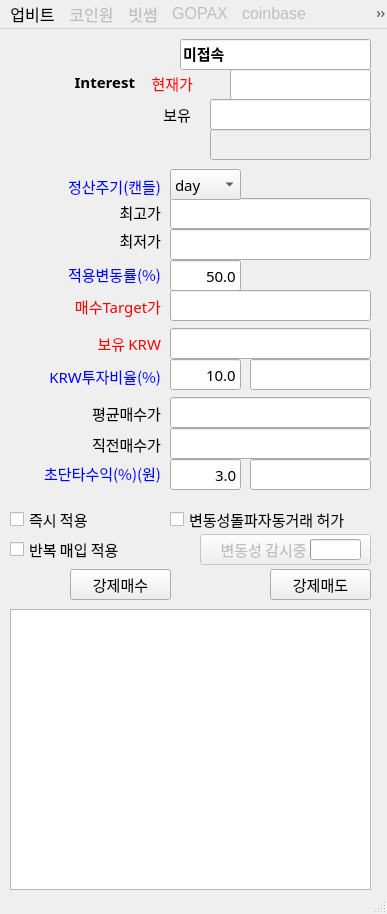
<?xml version="1.0" encoding="UTF-8"?>
<ui version="4.0">
 <class>MainWindow</class>
 <widget class="QMainWindow" name="MainWindow">
  <property name="geometry">
   <rect>
    <x>0</x>
    <y>0</y>
    <width>387</width>
    <height>914</height>
   </rect>
  </property>
  <property name="sizePolicy">
   <sizepolicy hsizetype="Fixed" vsizetype="Fixed">
    <horstretch>0</horstretch>
    <verstretch>0</verstretch>
   </sizepolicy>
  </property>
  <property name="windowTitle">
   <string>24시간 잠들지 않는 bitMeta23.01.27</string>
  </property>
  <property name="windowIcon">
   <iconset>
    <normaloff>2.ico</normaloff>2.ico</iconset>
  </property>
  <property name="windowOpacity">
   <double>80.000000000000000</double>
  </property>
  <property name="animated">
   <bool>false</bool>
  </property>
  <widget class="QWidget" name="centralwidget">
   <widget class="QPushButton" name="btn_inq">
    <property name="enabled">
     <bool>false</bool>
    </property>
    <property name="geometry">
     <rect>
      <x>200</x>
      <y>505</y>
      <width>171</width>
      <height>31</height>
     </rect>
    </property>
    <property name="font">
     <font>
      <family>맑은 고딕</family>
      <pointsize>11</pointsize>
     </font>
    </property>
    <property name="text">
     <string>변동성 감시중             </string>
    </property>
   </widget>
   <widget class="QProgressBar" name="pBar">
    <property name="geometry">
     <rect>
      <x>310</x>
      <y>510</y>
      <width>51</width>
      <height>21</height>
     </rect>
    </property>
    <property name="font">
     <font>
      <pointsize>11</pointsize>
     </font>
    </property>
    <property name="value">
     <number>0</number>
    </property>
    <property name="textVisible">
     <bool>false</bool>
    </property>
    <property name="textDirection">
     <enum>QProgressBar::TopToBottom</enum>
    </property>
   </widget>
   <widget class="QLabel" name="lbl_matic_led">
    <property name="geometry">
     <rect>
      <x>200</x>
      <y>40</y>
      <width>31</width>
      <height>31</height>
     </rect>
    </property>
    <property name="font">
     <font>
      <pointsize>11</pointsize>
     </font>
    </property>
    <property name="text">
     <string/>
    </property>
    <property name="scaledContents">
     <bool>true</bool>
    </property>
   </widget>
   <widget class="QCheckBox" name="cBox_trade">
    <property name="geometry">
     <rect>
      <x>170</x>
      <y>480</y>
      <width>191</width>
      <height>21</height>
     </rect>
    </property>
    <property name="font">
     <font>
      <family>맑은 고딕</family>
      <pointsize>11</pointsize>
     </font>
    </property>
    <property name="toolTip">
     <string>변동성 돌파 자동 거래를 허가 하는것이 거래의 시작입니다.</string>
    </property>
    <property name="text">
     <string>변동성돌파자동거래 허가</string>
    </property>
    <property name="iconSize">
     <size>
      <width>32</width>
      <height>32</height>
     </size>
    </property>
   </widget>
   <widget class="QLineEdit" name="lineEdit_yTop">
    <property name="enabled">
     <bool>true</bool>
    </property>
    <property name="geometry">
     <rect>
      <x>170</x>
      <y>169</y>
      <width>201</width>
      <height>31</height>
     </rect>
    </property>
    <property name="font">
     <font>
      <family>맑은 고딕</family>
      <pointsize>11</pointsize>
     </font>
    </property>
    <property name="styleSheet">
     <string notr="true">color: rgb(0, 0, 0);</string>
    </property>
    <property name="alignment">
     <set>Qt::AlignRight|Qt::AlignTrailing|Qt::AlignVCenter</set>
    </property>
   </widget>
   <widget class="QLineEdit" name="lineEdit_yBottom">
    <property name="enabled">
     <bool>true</bool>
    </property>
    <property name="geometry">
     <rect>
      <x>170</x>
      <y>200</y>
      <width>201</width>
      <height>31</height>
     </rect>
    </property>
    <property name="font">
     <font>
      <family>맑은 고딕</family>
      <pointsize>11</pointsize>
     </font>
    </property>
    <property name="alignment">
     <set>Qt::AlignRight|Qt::AlignTrailing|Qt::AlignVCenter</set>
    </property>
   </widget>
   <widget class="QLineEdit" name="lineEdit_targetPrice">
    <property name="enabled">
     <bool>true</bool>
    </property>
    <property name="geometry">
     <rect>
      <x>170</x>
      <y>261</y>
      <width>201</width>
      <height>31</height>
     </rect>
    </property>
    <property name="font">
     <font>
      <family>맑은 고딕</family>
      <pointsize>11</pointsize>
     </font>
    </property>
    <property name="alignment">
     <set>Qt::AlignRight|Qt::AlignTrailing|Qt::AlignVCenter</set>
    </property>
   </widget>
   <widget class="QLabel" name="label_10">
    <property name="geometry">
     <rect>
      <x>0</x>
      <y>434</y>
      <width>161</width>
      <height>21</height>
     </rect>
    </property>
    <property name="font">
     <font>
      <family>맑은 고딕</family>
      <pointsize>11</pointsize>
     </font>
    </property>
    <property name="styleSheet">
     <string notr="true">color:blue;</string>
    </property>
    <property name="text">
     <string>초단타수익(%)(원)</string>
    </property>
    <property name="alignment">
     <set>Qt::AlignRight|Qt::AlignTrailing|Qt::AlignVCenter</set>
    </property>
   </widget>
   <widget class="QLineEdit" name="lineEdit_boyuMATIC">
    <property name="enabled">
     <bool>true</bool>
    </property>
    <property name="geometry">
     <rect>
      <x>210</x>
      <y>70</y>
      <width>161</width>
      <height>31</height>
     </rect>
    </property>
    <property name="font">
     <font>
      <family>맑은 고딕</family>
      <pointsize>11</pointsize>
     </font>
    </property>
    <property name="alignment">
     <set>Qt::AlignRight|Qt::AlignTrailing|Qt::AlignVCenter</set>
    </property>
   </widget>
   <widget class="QLineEdit" name="lineEdit_boyuKRW">
    <property name="enabled">
     <bool>true</bool>
    </property>
    <property name="geometry">
     <rect>
      <x>170</x>
      <y>299</y>
      <width>201</width>
      <height>31</height>
     </rect>
    </property>
    <property name="font">
     <font>
      <family>맑은 고딕</family>
      <pointsize>11</pointsize>
     </font>
    </property>
    <property name="alignment">
     <set>Qt::AlignRight|Qt::AlignTrailing|Qt::AlignVCenter</set>
    </property>
   </widget>
   <widget class="QLineEdit" name="lineEdit_tujaYul">
    <property name="geometry">
     <rect>
      <x>170</x>
      <y>330</y>
      <width>71</width>
      <height>31</height>
     </rect>
    </property>
    <property name="font">
     <font>
      <family>맑은 고딕</family>
      <pointsize>11</pointsize>
     </font>
    </property>
    <property name="toolTip">
     <string>내가 가진 현금중 얼마를 투자 할 것인가를 결정 합니다.</string>
    </property>
    <property name="text">
     <string>10.0</string>
    </property>
    <property name="alignment">
     <set>Qt::AlignRight|Qt::AlignTrailing|Qt::AlignVCenter</set>
    </property>
   </widget>
   <widget class="QPushButton" name="btn_mesu">
    <property name="geometry">
     <rect>
      <x>70</x>
      <y>540</y>
      <width>101</width>
      <height>31</height>
     </rect>
    </property>
    <property name="font">
     <font>
      <family>맑은 고딕</family>
      <pointsize>11</pointsize>
     </font>
    </property>
    <property name="text">
     <string>강제매수</string>
    </property>
   </widget>
   <widget class="QLineEdit" name="lineEdit_byunYul">
    <property name="geometry">
     <rect>
      <x>170</x>
      <y>231</y>
      <width>71</width>
      <height>31</height>
     </rect>
    </property>
    <property name="font">
     <font>
      <family>맑은 고딕</family>
      <pointsize>11</pointsize>
     </font>
    </property>
    <property name="toolTip">
     <string>적용 변동률이 낮을 수록 공격적인 투자를 하게 됩니다. 50%를 권장합니다.</string>
    </property>
    <property name="text">
     <string>50.0</string>
    </property>
    <property name="alignment">
     <set>Qt::AlignRight|Qt::AlignTrailing|Qt::AlignVCenter</set>
    </property>
   </widget>
   <widget class="QPushButton" name="btn_medo">
    <property name="geometry">
     <rect>
      <x>270</x>
      <y>540</y>
      <width>101</width>
      <height>31</height>
     </rect>
    </property>
    <property name="font">
     <font>
      <family>맑은 고딕</family>
      <pointsize>11</pointsize>
     </font>
    </property>
    <property name="text">
     <string>강제매도</string>
    </property>
   </widget>
   <widget class="QLineEdit" name="lineEdit_upbitPrice">
    <property name="enabled">
     <bool>true</bool>
    </property>
    <property name="geometry">
     <rect>
      <x>230</x>
      <y>40</y>
      <width>141</width>
      <height>31</height>
     </rect>
    </property>
    <property name="font">
     <font>
      <family>맑은 고딕</family>
      <pointsize>11</pointsize>
     </font>
    </property>
    <property name="alignment">
     <set>Qt::AlignRight|Qt::AlignTrailing|Qt::AlignVCenter</set>
    </property>
   </widget>
   <widget class="QLabel" name="lbl_upbitInterest">
    <property name="geometry">
     <rect>
      <x>4</x>
      <y>42</y>
      <width>131</width>
      <height>21</height>
     </rect>
    </property>
    <property name="font">
     <font>
      <family>맑은 고딕</family>
      <pointsize>11</pointsize>
      <weight>75</weight>
      <bold>true</bold>
     </font>
    </property>
    <property name="text">
     <string>Interest</string>
    </property>
    <property name="alignment">
     <set>Qt::AlignRight|Qt::AlignTrailing|Qt::AlignVCenter</set>
    </property>
   </widget>
   <widget class="QLabel" name="label_16">
    <property name="geometry">
     <rect>
      <x>80</x>
      <y>173</y>
      <width>81</width>
      <height>21</height>
     </rect>
    </property>
    <property name="font">
     <font>
      <family>맑은 고딕</family>
      <pointsize>11</pointsize>
     </font>
    </property>
    <property name="text">
     <string>최고가</string>
    </property>
    <property name="alignment">
     <set>Qt::AlignRight|Qt::AlignTrailing|Qt::AlignVCenter</set>
    </property>
   </widget>
   <widget class="QLabel" name="label_17">
    <property name="geometry">
     <rect>
      <x>80</x>
      <y>201</y>
      <width>81</width>
      <height>20</height>
     </rect>
    </property>
    <property name="font">
     <font>
      <family>맑은 고딕</family>
      <pointsize>11</pointsize>
     </font>
    </property>
    <property name="text">
     <string>최저가</string>
    </property>
    <property name="alignment">
     <set>Qt::AlignRight|Qt::AlignTrailing|Qt::AlignVCenter</set>
    </property>
   </widget>
   <widget class="QLabel" name="label_18">
    <property name="geometry">
     <rect>
      <x>10</x>
      <y>267</y>
      <width>151</width>
      <height>21</height>
     </rect>
    </property>
    <property name="font">
     <font>
      <family>맑은 고딕</family>
      <pointsize>11</pointsize>
      <underline>false</underline>
     </font>
    </property>
    <property name="styleSheet">
     <string notr="true">color:red;</string>
    </property>
    <property name="text">
     <string>매수Target가</string>
    </property>
    <property name="alignment">
     <set>Qt::AlignRight|Qt::AlignTrailing|Qt::AlignVCenter</set>
    </property>
   </widget>
   <widget class="QLabel" name="label_19">
    <property name="geometry">
     <rect>
      <x>10</x>
      <y>304</y>
      <width>151</width>
      <height>21</height>
     </rect>
    </property>
    <property name="font">
     <font>
      <family>맑은 고딕</family>
      <pointsize>11</pointsize>
     </font>
    </property>
    <property name="styleSheet">
     <string notr="true">color:red;</string>
    </property>
    <property name="text">
     <string>보유 KRW</string>
    </property>
    <property name="alignment">
     <set>Qt::AlignRight|Qt::AlignTrailing|Qt::AlignVCenter</set>
    </property>
   </widget>
   <widget class="QLabel" name="lbl_boyuInterest">
    <property name="geometry">
     <rect>
      <x>10</x>
      <y>70</y>
      <width>181</width>
      <height>31</height>
     </rect>
    </property>
    <property name="font">
     <font>
      <family>맑은 고딕</family>
      <pointsize>11</pointsize>
     </font>
    </property>
    <property name="text">
     <string>보유</string>
    </property>
    <property name="alignment">
     <set>Qt::AlignRight|Qt::AlignTrailing|Qt::AlignVCenter</set>
    </property>
   </widget>
   <widget class="QLabel" name="label_22">
    <property name="geometry">
     <rect>
      <x>10</x>
      <y>235</y>
      <width>151</width>
      <height>21</height>
     </rect>
    </property>
    <property name="font">
     <font>
      <family>맑은 고딕</family>
      <pointsize>11</pointsize>
      <underline>false</underline>
     </font>
    </property>
    <property name="styleSheet">
     <string notr="true">color:blue;</string>
    </property>
    <property name="text">
     <string>적용변동률(%)</string>
    </property>
    <property name="alignment">
     <set>Qt::AlignRight|Qt::AlignTrailing|Qt::AlignVCenter</set>
    </property>
   </widget>
   <widget class="QLabel" name="label_11">
    <property name="geometry">
     <rect>
      <x>0</x>
      <y>337</y>
      <width>161</width>
      <height>20</height>
     </rect>
    </property>
    <property name="font">
     <font>
      <family>맑은 고딕</family>
      <pointsize>11</pointsize>
     </font>
    </property>
    <property name="styleSheet">
     <string notr="true">color:blue;</string>
    </property>
    <property name="text">
     <string>KRW투자비율(%)</string>
    </property>
    <property name="alignment">
     <set>Qt::AlignRight|Qt::AlignTrailing|Qt::AlignVCenter</set>
    </property>
   </widget>
   <widget class="QLineEdit" name="lineEdit_gaingYul">
    <property name="geometry">
     <rect>
      <x>170</x>
      <y>430</y>
      <width>71</width>
      <height>31</height>
     </rect>
    </property>
    <property name="font">
     <font>
      <family>맑은 고딕</family>
      <pointsize>11</pointsize>
     </font>
    </property>
    <property name="toolTip">
     <string>무엇보다 우선적으로 적용되는 옵션으로 평균 매수가의 해당 %보다 높을때 단타 매매를 합니다.</string>
    </property>
    <property name="text">
     <string>3.0</string>
    </property>
    <property name="alignment">
     <set>Qt::AlignRight|Qt::AlignTrailing|Qt::AlignVCenter</set>
    </property>
   </widget>
   <widget class="QLabel" name="label_20">
    <property name="geometry">
     <rect>
      <x>142</x>
      <y>44</y>
      <width>51</width>
      <height>21</height>
     </rect>
    </property>
    <property name="font">
     <font>
      <family>맑은 고딕</family>
      <pointsize>11</pointsize>
      <underline>false</underline>
     </font>
    </property>
    <property name="styleSheet">
     <string notr="true">color:red;</string>
    </property>
    <property name="text">
     <string>현재가</string>
    </property>
    <property name="alignment">
     <set>Qt::AlignRight|Qt::AlignTrailing|Qt::AlignVCenter</set>
    </property>
   </widget>
   <widget class="QLineEdit" name="lineEdit_avgMesu">
    <property name="enabled">
     <bool>true</bool>
    </property>
    <property name="geometry">
     <rect>
      <x>170</x>
      <y>368</y>
      <width>201</width>
      <height>31</height>
     </rect>
    </property>
    <property name="font">
     <font>
      <family>맑은 고딕</family>
      <pointsize>11</pointsize>
     </font>
    </property>
    <property name="text">
     <string/>
    </property>
    <property name="alignment">
     <set>Qt::AlignRight|Qt::AlignTrailing|Qt::AlignVCenter</set>
    </property>
   </widget>
   <widget class="QLabel" name="label_12">
    <property name="geometry">
     <rect>
      <x>10</x>
      <y>374</y>
      <width>151</width>
      <height>21</height>
     </rect>
    </property>
    <property name="font">
     <font>
      <family>맑은 고딕</family>
      <pointsize>11</pointsize>
     </font>
    </property>
    <property name="text">
     <string>평균매수가</string>
    </property>
    <property name="alignment">
     <set>Qt::AlignRight|Qt::AlignTrailing|Qt::AlignVCenter</set>
    </property>
   </widget>
   <widget class="QLineEdit" name="lineEdit_lastMesu">
    <property name="enabled">
     <bool>true</bool>
    </property>
    <property name="geometry">
     <rect>
      <x>170</x>
      <y>399</y>
      <width>201</width>
      <height>31</height>
     </rect>
    </property>
    <property name="font">
     <font>
      <family>맑은 고딕</family>
      <pointsize>11</pointsize>
     </font>
    </property>
    <property name="text">
     <string/>
    </property>
    <property name="alignment">
     <set>Qt::AlignRight|Qt::AlignTrailing|Qt::AlignVCenter</set>
    </property>
   </widget>
   <widget class="QLabel" name="label_13">
    <property name="geometry">
     <rect>
      <x>10</x>
      <y>405</y>
      <width>151</width>
      <height>21</height>
     </rect>
    </property>
    <property name="font">
     <font>
      <family>맑은 고딕</family>
      <pointsize>11</pointsize>
     </font>
    </property>
    <property name="text">
     <string>직전매수가</string>
    </property>
    <property name="alignment">
     <set>Qt::AlignRight|Qt::AlignTrailing|Qt::AlignVCenter</set>
    </property>
   </widget>
   <widget class="QTextEdit" name="textEdit_botSend">
    <property name="geometry">
     <rect>
      <x>10</x>
      <y>580</y>
      <width>361</width>
      <height>281</height>
     </rect>
    </property>
   </widget>
   <widget class="QLineEdit" name="lineEdit_tujaKum">
    <property name="enabled">
     <bool>true</bool>
    </property>
    <property name="geometry">
     <rect>
      <x>250</x>
      <y>330</y>
      <width>121</width>
      <height>31</height>
     </rect>
    </property>
    <property name="font">
     <font>
      <family>맑은 고딕</family>
      <pointsize>11</pointsize>
     </font>
    </property>
    <property name="alignment">
     <set>Qt::AlignRight|Qt::AlignTrailing|Qt::AlignVCenter</set>
    </property>
   </widget>
   <widget class="QLineEdit" name="lineEdit_gaingKum">
    <property name="enabled">
     <bool>true</bool>
    </property>
    <property name="geometry">
     <rect>
      <x>250</x>
      <y>430</y>
      <width>121</width>
      <height>31</height>
     </rect>
    </property>
    <property name="font">
     <font>
      <family>맑은 고딕</family>
      <pointsize>11</pointsize>
     </font>
    </property>
    <property name="alignment">
     <set>Qt::AlignRight|Qt::AlignTrailing|Qt::AlignVCenter</set>
    </property>
   </widget>
   <widget class="QLabel" name="label_14">
    <property name="geometry">
     <rect>
      <x>110</x>
      <y>0</y>
      <width>51</width>
      <height>41</height>
     </rect>
    </property>
    <property name="font">
     <font>
      <family>맑은 고딕</family>
      <pointsize>11</pointsize>
      <italic>false</italic>
     </font>
    </property>
    <property name="text">
     <string/>
    </property>
    <property name="pixmap">
     <pixmap>3.ico</pixmap>
    </property>
    <property name="scaledContents">
     <bool>true</bool>
    </property>
    <property name="alignment">
     <set>Qt::AlignRight|Qt::AlignTrailing|Qt::AlignVCenter</set>
    </property>
   </widget>
   <widget class="QLineEdit" name="lineEdit_idInfo">
    <property name="enabled">
     <bool>true</bool>
    </property>
    <property name="geometry">
     <rect>
      <x>180</x>
      <y>10</y>
      <width>191</width>
      <height>31</height>
     </rect>
    </property>
    <property name="font">
     <font>
      <family>맑은 고딕</family>
      <pointsize>11</pointsize>
      <weight>75</weight>
      <italic>false</italic>
      <bold>true</bold>
     </font>
    </property>
    <property name="text">
     <string>미접속</string>
    </property>
    <property name="alignment">
     <set>Qt::AlignLeading|Qt::AlignLeft|Qt::AlignVCenter</set>
    </property>
   </widget>
   <widget class="QLineEdit" name="lineEdit_boyuMATIC_2">
    <property name="enabled">
     <bool>false</bool>
    </property>
    <property name="geometry">
     <rect>
      <x>210</x>
      <y>100</y>
      <width>161</width>
      <height>31</height>
     </rect>
    </property>
    <property name="font">
     <font>
      <family>맑은 고딕</family>
      <pointsize>11</pointsize>
     </font>
    </property>
    <property name="alignment">
     <set>Qt::AlignRight|Qt::AlignTrailing|Qt::AlignVCenter</set>
    </property>
   </widget>
   <widget class="QLabel" name="label_23">
    <property name="geometry">
     <rect>
      <x>10</x>
      <y>147</y>
      <width>151</width>
      <height>21</height>
     </rect>
    </property>
    <property name="font">
     <font>
      <family>맑은 고딕</family>
      <pointsize>11</pointsize>
      <underline>false</underline>
     </font>
    </property>
    <property name="styleSheet">
     <string notr="true">color:blue;</string>
    </property>
    <property name="text">
     <string>정산주기(캔들)</string>
    </property>
    <property name="alignment">
     <set>Qt::AlignRight|Qt::AlignTrailing|Qt::AlignVCenter</set>
    </property>
   </widget>
   <widget class="QComboBox" name="comboBox_jugi">
    <property name="geometry">
     <rect>
      <x>170</x>
      <y>140</y>
      <width>71</width>
      <height>31</height>
     </rect>
    </property>
    <property name="sizePolicy">
     <sizepolicy hsizetype="Preferred" vsizetype="Preferred">
      <horstretch>0</horstretch>
      <verstretch>0</verstretch>
     </sizepolicy>
    </property>
    <property name="font">
     <font>
      <family>맑은 고딕</family>
      <pointsize>11</pointsize>
     </font>
    </property>
    <property name="toolTip">
     <string>정산 주기를 조절 할 수 있습니다.</string>
    </property>
    <item>
     <property name="text">
      <string>day</string>
     </property>
    </item>
    <item>
     <property name="text">
      <string>minute1</string>
     </property>
    </item>
    <item>
     <property name="text">
      <string>minute3</string>
     </property>
    </item>
    <item>
     <property name="text">
      <string>minute5</string>
     </property>
    </item>
    <item>
     <property name="text">
      <string>minute10</string>
     </property>
    </item>
    <item>
     <property name="text">
      <string>minute15</string>
     </property>
    </item>
    <item>
     <property name="text">
      <string>munite30</string>
     </property>
    </item>
    <item>
     <property name="text">
      <string>minute60</string>
     </property>
    </item>
    <item>
     <property name="text">
      <string>minute240</string>
     </property>
    </item>
   </widget>
   <widget class="QCheckBox" name="cBox_banbok_trade">
    <property name="geometry">
     <rect>
      <x>10</x>
      <y>510</y>
      <width>131</width>
      <height>21</height>
     </rect>
    </property>
    <property name="font">
     <font>
      <family>맑은 고딕</family>
      <pointsize>11</pointsize>
     </font>
    </property>
    <property name="toolTip">
     <string>반복매입이란 1회 최초 타겟가격에 매입을 한후 가격이 하락후 재 상승하여 타겟가에 도달 했을때 추가 매입을 시도 하는 옵션입니다.</string>
    </property>
    <property name="text">
     <string>반복 매입 적용</string>
    </property>
    <property name="iconSize">
     <size>
      <width>32</width>
      <height>32</height>
     </size>
    </property>
   </widget>
   <widget class="QCheckBox" name="cBox_immediatery_trade">
    <property name="geometry">
     <rect>
      <x>10</x>
      <y>480</y>
      <width>101</width>
      <height>21</height>
     </rect>
    </property>
    <property name="font">
     <font>
      <family>맑은 고딕</family>
      <pointsize>11</pointsize>
     </font>
    </property>
    <property name="toolTip">
     <string>즉시 적용이란 변동성 돌파 자동 거래를 허가 했을때 이미 매수 타갯 가격에 도달 한 경우에  즉시 매수가 이루어 집니다. </string>
    </property>
    <property name="text">
     <string>즉시 적용</string>
    </property>
    <property name="iconSize">
     <size>
      <width>32</width>
      <height>32</height>
     </size>
    </property>
   </widget>
  </widget>
  <widget class="QMenuBar" name="menubar">
   <property name="geometry">
    <rect>
     <x>0</x>
     <y>0</y>
     <width>387</width>
     <height>27</height>
    </rect>
   </property>
   <property name="font">
    <font>
     <pointsize>12</pointsize>
    </font>
   </property>
   <widget class="QMenu" name="menu_2">
    <property name="title">
     <string>업비트</string>
    </property>
    <addaction name="actionLogin"/>
    <addaction name="actionStop"/>
    <addaction name="separator"/>
    <addaction name="actionBTasking"/>
    <addaction name="separator"/>
    <addaction name="actionRegister"/>
   </widget>
   <widget class="QMenu" name="menu_3">
    <property name="enabled">
     <bool>false</bool>
    </property>
    <property name="title">
     <string>코인원</string>
    </property>
    <addaction name="actionInquiry"/>
   </widget>
   <widget class="QMenu" name="menu_4">
    <property name="enabled">
     <bool>false</bool>
    </property>
    <property name="title">
     <string>빗썸</string>
    </property>
   </widget>
   <widget class="QMenu" name="menuGOPAX">
    <property name="enabled">
     <bool>false</bool>
    </property>
    <property name="title">
     <string>GOPAX</string>
    </property>
   </widget>
   <widget class="QMenu" name="menuVinance">
    <property name="enabled">
     <bool>false</bool>
    </property>
    <property name="title">
     <string>Vinance</string>
    </property>
   </widget>
   <widget class="QMenu" name="menucoinbase">
    <property name="enabled">
     <bool>false</bool>
    </property>
    <property name="title">
     <string>coinbase</string>
    </property>
   </widget>
   <widget class="QMenu" name="menuKOSPI">
    <property name="enabled">
     <bool>false</bool>
    </property>
    <property name="title">
     <string>KOSPI</string>
    </property>
   </widget>
   <widget class="QMenu" name="menuNasDaq">
    <property name="enabled">
     <bool>false</bool>
    </property>
    <property name="title">
     <string>NasDaq</string>
    </property>
   </widget>
   <widget class="QMenu" name="menu">
    <property name="font">
     <font>
      <family>맑은 고딕</family>
      <pointsize>11</pointsize>
     </font>
    </property>
    <property name="title">
     <string>알고리즘선택</string>
    </property>
    <addaction name="actionqusehdtjdehfvk"/>
    <addaction name="actioncheksxkaoao"/>
   </widget>
   <widget class="QMenu" name="menuAbout">
    <property name="title">
     <string>About</string>
    </property>
    <addaction name="actionaBot"/>
   </widget>
   <addaction name="menu_2"/>
   <addaction name="menu_3"/>
   <addaction name="menu_4"/>
   <addaction name="menuGOPAX"/>
   <addaction name="menucoinbase"/>
   <addaction name="menuVinance"/>
   <addaction name="menuKOSPI"/>
   <addaction name="menuNasDaq"/>
   <addaction name="menu"/>
   <addaction name="menuAbout"/>
  </widget>
  <widget class="QStatusBar" name="statusbar"/>
  <action name="actionLogin">
   <property name="enabled">
    <bool>true</bool>
   </property>
   <property name="icon">
    <iconset>
     <normaloff>gLed.png</normaloff>gLed.png</iconset>
   </property>
   <property name="text">
    <string>로그인</string>
   </property>
   <property name="font">
    <font>
     <family>맑은 고딕</family>
     <pointsize>12</pointsize>
    </font>
   </property>
  </action>
  <action name="actionStop">
   <property name="enabled">
    <bool>true</bool>
   </property>
   <property name="icon">
    <iconset>
     <normaloff>rLed.png</normaloff>rLed.png</iconset>
   </property>
   <property name="text">
    <string>로그아웃</string>
   </property>
   <property name="font">
    <font>
     <family>맑은 고딕</family>
     <pointsize>12</pointsize>
    </font>
   </property>
  </action>
  <action name="actionInquiry">
   <property name="enabled">
    <bool>false</bool>
   </property>
   <property name="text">
    <string>Inquiry</string>
   </property>
  </action>
  <action name="actionRegister">
   <property name="icon">
    <iconset>
     <normaloff>3.ico</normaloff>3.ico</iconset>
   </property>
   <property name="text">
    <string>회원등록</string>
   </property>
   <property name="font">
    <font>
     <family>맑은 고딕</family>
     <pointsize>12</pointsize>
    </font>
   </property>
  </action>
  <action name="actionqusehdtjdehfvk">
   <property name="checkable">
    <bool>true</bool>
   </property>
   <property name="checked">
    <bool>true</bool>
   </property>
   <property name="text">
    <string>변동성돌파 </string>
   </property>
  </action>
  <action name="actionBTasking">
   <property name="icon">
    <iconset>
     <normaloff>1.ico</normaloff>1.ico</iconset>
   </property>
   <property name="text">
    <string>코인변경</string>
   </property>
   <property name="font">
    <font>
     <family>맑은 고딕</family>
     <pointsize>12</pointsize>
    </font>
   </property>
  </action>
  <action name="actioncheksxkaoao">
   <property name="checkable">
    <bool>true</bool>
   </property>
   <property name="checked">
    <bool>true</bool>
   </property>
   <property name="text">
    <string>분봉초단타매매</string>
   </property>
  </action>
  <action name="actionaBot">
   <property name="icon">
    <iconset>
     <normaloff>bitmetaSmall3.bmp</normaloff>bitmetaSmall3.bmp</iconset>
   </property>
   <property name="text">
    <string>aBot</string>
   </property>
  </action>
 </widget>
 <resources/>
 <connections/>
</ui>
